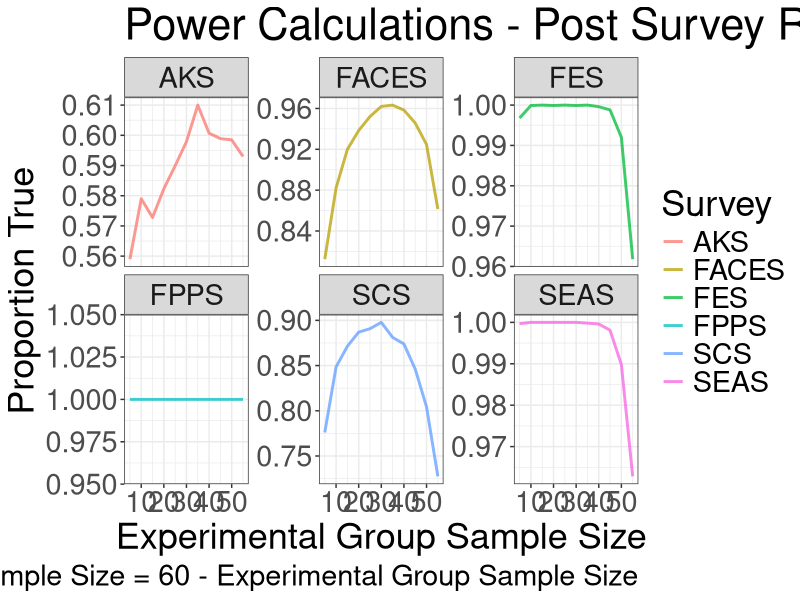
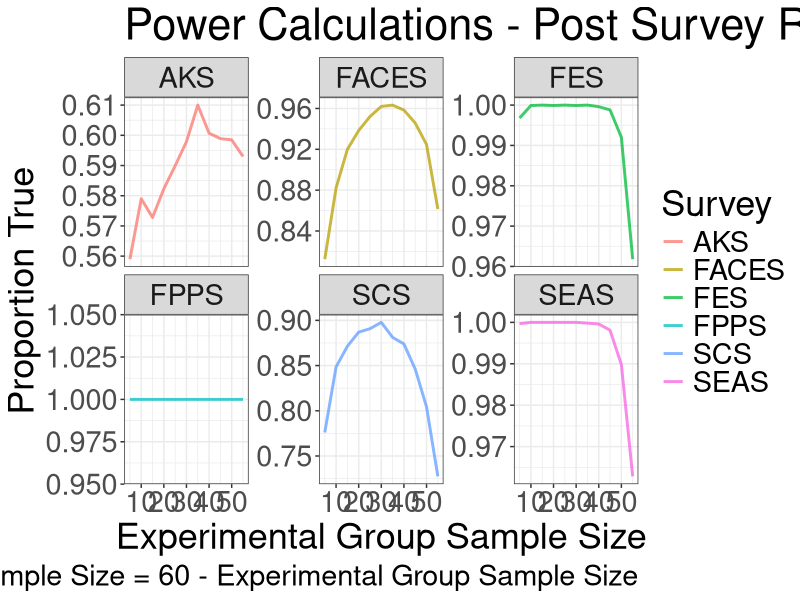

Write the R code that produced these figures, in order. (Note: this script raises an error after producing the figures.)
## ---- chunk 1
library(tidyverse)
theme_set(theme_bw())
## ---- chunk 2
faces <- read_csv('../../Data/cleaned_FACES_data.csv', col_types = c('ffffdf'))
## ---- chunk 3
#how many different n to test
m <- seq(from=5, to=55, by=5)
#power dataframe for non-parametric
power_data <- data.frame('FACES' = numeric(length(m)), 'AKS' = numeric(length(m)), 
                         'FES' = numeric(length(m)), 'SCS' = numeric(length(m)), 
                         'FPPS' = numeric(length(m)), 'SEAS' = numeric(length(m)))


#power dataframe for parametric group
power_norm <- data.frame('FACES' = numeric(length(m)), 'AKS' = numeric(length(m)), 
                         'FES' = numeric(length(m)), 'SCS' = numeric(length(m)), 
                         'FPPS' = numeric(length(m)), 'SEAS' = numeric(length(m)))
## ---- chunk 4
for (n in m) {
  # Number of times to bootstrap
  B <- 1e4
  #survey categories
  surveys <- as.character(unique(faces$Survey))
  #dataframe to hold simulation results
  test <- data.frame('FACES' = numeric(B), 'AKS' = numeric(B), 'FES' = numeric(B),
                          'SCS' = numeric(B), 'FPPS' = numeric(B), 'SEAS' = numeric(B))
  control <- data.frame('FACES' = numeric(B), 'AKS' = numeric(B), 'FES' = numeric(B),
                          'SCS' = numeric(B), 'FPPS' = numeric(B), 'SEAS' = numeric(B))
  
  for (j in 1:6) {
    sample_faces_test <- faces %>%
      filter(Time == 'Post', 
             Group == 'Experimental',
             Survey == surveys[j]) %>%
      group_by(`Participant #`) %>%
      summarise(Total = sum(Response)) %>%
      ungroup()
    
    sample_faces_control <- faces %>%
      filter(Time == 'Post', 
             Group == 'Control',
             Survey == surveys[j]) %>%
      group_by(`Participant #`) %>%
      summarise(Total = sum(Response)) %>%
      ungroup()
  
    # Vector to store means
    m1d <- numeric()
    m1n <- numeric()
    
    #pre sample mean and sd
    test_mean <- mean(sample_faces_test$Total)
    test_sd <- sd(sample_faces_test$Total)
    
    for (i in 1:B) {
      dist <- sample(sample_faces_test$Total, size = n, replace = T)
      m1d[i] <- mean(dist)
      dist <- rnorm(n, mean=test_mean, sd=test_sd)
      m1n[i] <- mean(dist)
    }
    
    #vector to store post means
    m2d <- numeric()
    m2n <- numeric()
    
    #post sample mean and sd
    control_mean <- mean(sample_faces_control$Total)
    control_sd <- sd(sample_faces_control$Total)
    
    for (i in 1:B) {
      dist <- sample(sample_faces_control$Total, size = (60-n), replace = T)
      m2d[i] <- mean(dist)
      dist <- rnorm((60-n), mean=control_mean, sd=control_sd)
      m2n[i] <- mean(dist)
    }
    
    power_data[n / 5, j] <- mean(m2d < m1d)
    power_norm[n / 5, j] <- mean(m2n < m1n)
  }
}
## ---- chunk 5
  #combine the data frames and change the column names
  power <- cbind(power_data, power_norm)
  colNames <- c('FACESd', 'AKSd', 'FESd', 'SCSd', 'FPPSd', 'SEASd',
                'FACESn', 'AKSn', 'FESn', 'SCSn', 'FPPSn', 'SEASn')
  colnames(power) <- colNames
  #add indexing for the graph
  power$ExpN <- m
  power$ControlN <- seq(from=55, to=5, by=-5)
  
power %>%
  select(ExpN, ends_with('d')) %>%
  pivot_longer(-ExpN, names_to = 'Survey', values_to = 'Proportion True') %>%
  mutate(Survey = str_replace(Survey, 'd', ''),
         Survey = factor(Survey)) %>%
  ggplot(aes(x = ExpN)) +
  geom_line(aes(y = `Proportion True`, color = Survey),
            size = 1, alpha = .75) +
  facet_wrap(Survey ~., scales = 'free_y') +
  scale_y_continuous(labels = scales::number_format(scale = 1)) +
  labs(x = "Experimental Group Sample Size",
       title = "Power Calculations - Post Survey Results: Experimental vs Control",
       caption = 'Control Group Sample Size = 60 - Experimental Group Sample Size') +
  theme(text = element_text(size = 26))

ggsave('Post Survey Power Calcs.png', width = 16, height = 9, units = 'in')
## ---- chunk 6
dist <- tibble(Time = c(rep('Pre', length(m1)), rep('Post', length(m2))),
               Dist = c(m1, m2)) %>%
  mutate(Time = factor(Time))
dist %>%
  ggplot() +
  geom_density(aes(x = Dist, fill = Time), alpha = 0.7)
